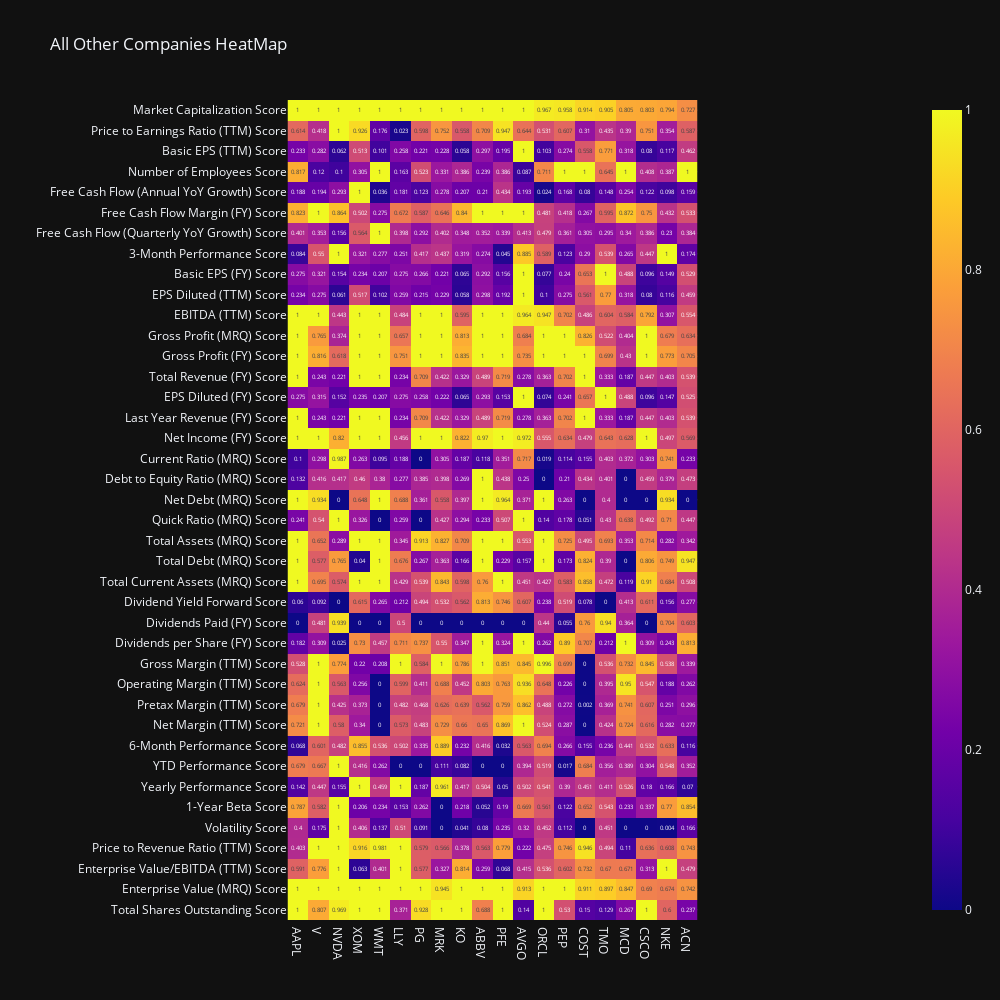

Notebook source saved alongside this figure:
### Code cell
complete_df = complete_df.loc[~complete_df['Ticker'].isin(companies)]
viz.heatmap_plot(complete_df, title= 'All Other Companies HeatMap')

### Figure 1 — Plotly figure (JSON) as saved in the notebook; plotly's stock layout.template omitted (floating-point values rounded to 4 significant figures; data arrays with more than 128 entries replaced by an {"elided": "..."} marker saying what was removed)
{"data": [{"coloraxis": "coloraxis", "hovertemplate": "x: %{x}<br>y: %{y}<br>color: %{z}<extra></extra>", "name": "0", "texttemplate": "%{z}", "type": "heatmap", "x": ["AAPL", "V", "NVDA", "XOM", "WMT", "LLY", "PG", "MRK", "KO", "ABBV", "PFE", "AVGO", "ORCL", "PEP", "COST", "TMO", "MCD", "CSCO", "NKE", "ACN"], "xaxis": "x", "y": ["Market Capitalization Score", "Price to Earnings Ratio (TTM) Score", "Basic EPS (TTM) Score", "Number of Employees Score", "Free Cash Flow (Annual YoY Growth) Score", "Free Cash Flow Margin (FY) Score", "Free Cash Flow (Quarterly YoY Growth) Score", "3-Month Performance Score", "Basic EPS (FY) Score", "EPS Diluted (TTM) Score", "EBITDA (TTM) Score", "Gross Profit (MRQ) Score", "Gross Profit (FY) Score", "Total Revenue (FY) Score", "EPS Diluted (FY) Score", "Last Year Revenue (FY) Score", "Net Income (FY) Score", "Current Ratio (MRQ) Score", "Debt to Equity Ratio (MRQ) Score", "Net Debt (MRQ) Score", "Quick Ratio (MRQ) Score", "Total Assets (MRQ) Score", "Total Debt (MRQ) Score", "Total Current Assets (MRQ) Score", "Dividend Yield Forward Score", "Dividends Paid (FY) Score", "Dividends per Share (FY) Score", "Gross Margin (TTM) Score", "Operating Margin (TTM) Score", "Pretax Margin (TTM) Score", "Net Margin (TTM) Score", "6-Month Performance Score", "YTD Performance Score", "Yearly Performance Score", "1-Year Beta Score", "Volatility Score", "Price to Revenue Ratio (TTM) Score", "Enterprise Value/EBITDA (TTM) Score", "Enterprise Value (MRQ) Score", "Total Shares Outstanding Score"], "yaxis": "y", "z": {"elided": "40x20 float values"}}], "layout": {"coloraxis": {"colorscale": [[0, "#0d0887"], [0.1111, "#46039f"], [0.2222, "#7201a8"], [0.3333, "#9c179e"], [0.4444, "#bd3786"], [0.5556, "#d8576b"], [0.6667, "#ed7953"], [0.7778, "#fb9f3a"], [0.8889, "#fdca26"], [1, "#f0f921"]]}, "height": 1000, "title": {"text": "All Other Companies HeatMap"}, "width": 1000, "xaxis": {"anchor": "y", "constrain": "domain", "domain": [0, 1], "scaleanchor": "y"}, "yaxis": {"anchor": "x", "autorange": "reversed", "constrain": "domain", "domain": [0, 1]}}}
